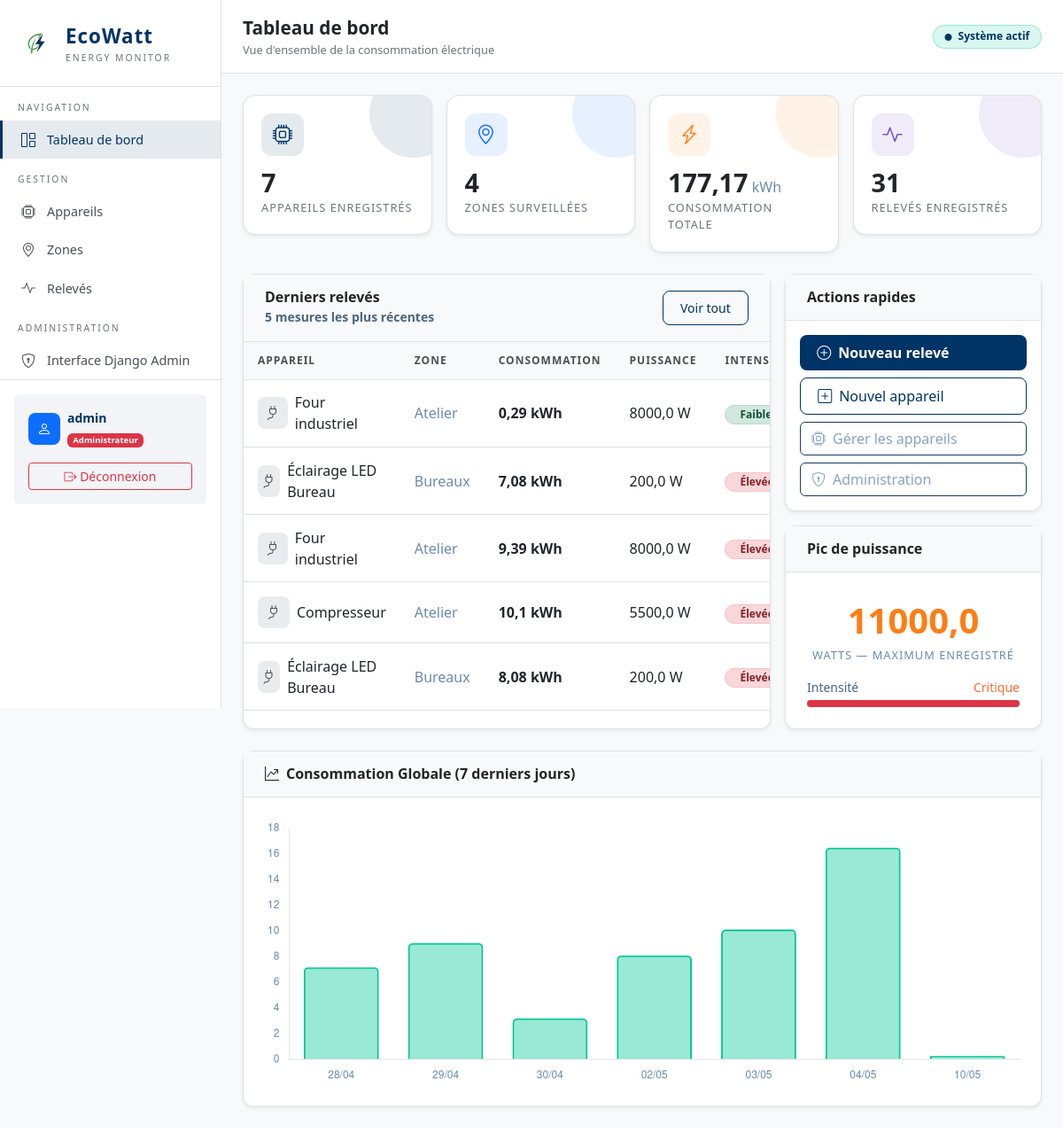
The page / (signed in) on the database its author committed.
### releves/models.py (models this page shows, shortened)
class Releve(models.Model):
    appareil = models.ForeignKey(Appareil, on_delete=models.CASCADE, related_name='releves')
    valeur_kwh = models.FloatField(help_text="Consommation en kWh")
    puissance_instantanee = models.FloatField(help_text="Puissance en Watts au moment du relevé", default=0)
    date_heure_releve = models.DateTimeField(default=timezone.now)
    @property
    def intensite_badge(self):
        if self.valeur_kwh < 1:
            return 'success'
        elif self.valeur_kwh < 5:
            return 'warning'
        else:
            return 'danger'
    class Meta:
        verbose_name = "Relevé"
        verbose_name_plural = "Relevés"
        ordering = ['-date_heure_releve']

### appareils/models.py (models this page shows, shortened)
class Appareil(models.Model):
    TYPE_ALIMENTATION_CHOICES = [
        ('monophase', 'Monophasé'),
        ('triphase', 'Triphasé'),
        ('solaire', 'Solaire'),
        ('batterie', 'Batterie'),
    ]
    nom = models.CharField(max_length=200)
    zone = models.ForeignKey(Zone, on_delete=models.CASCADE, related_name='appareils')
    type_alimentation = models.CharField(
        max_length=50,
        choices=TYPE_ALIMENTATION_CHOICES,
        default='monophase'
    )
    puissance_nominale = models.FloatField(help_text="Puissance nominale en Watts")
    date_installation = models.DateField(null=True, blank=True)
    class Meta:
        verbose_name = "Appareil"
        verbose_name_plural = "Appareils"

class Zone(models.Model):
    nom_zone = models.CharField(max_length=100)
    limite_puissance = models.FloatField(help_text="Limite de puissance en Watts")
    class Meta:
        verbose_name = "Zone"
        verbose_name_plural = "Zones"

### ecowatt/views.py (the view)
# urls.py: path('', views.home, name='home'),
@login_required
def home(request):
    total_appareils = Appareil.objects.count()
    total_zones = Zone.objects.count()
    total_releves = Releve.objects.count()
    derniers_releves = Releve.objects.select_related('appareil__zone').order_by('-date_heure_releve')[:5]
    from django.db.models import Sum, Max
    consommation_totale = Releve.objects.aggregate(Sum('valeur_kwh'))['valeur_kwh__sum'] or 0
    from collections import defaultdict
    from django.utils import timezone
    daily_totals = defaultdict(float)
    for r in Releve.objects.all():
        if r.date_heure_releve:
            dt = r.date_heure_releve
            if timezone.is_aware(dt):
                dt = timezone.localtime(dt)
            daily_totals[dt.date()] += r.valeur_kwh
    sorted_dates = sorted(daily_totals.keys())[-7:]
    chart_labels = [d.strftime('%d/%m') for d in sorted_dates]
    chart_values = [round(daily_totals[d], 2) for d in sorted_dates]
    puissance_max = Releve.objects.aggregate(Max('puissance_instantanee'))['puissance_instantanee__max'] or 0
    context = {
        'total_appareils': total_appareils,
        'total_zones': total_zones,
        'total_releves': total_releves,
        'derniers_releves': derniers_releves,
        'consommation_totale': round(consommation_totale, 2),
        'puissance_max': round(puissance_max, 1),
        'chart_labels': chart_labels,
        'chart_values': chart_values,
    }
    return render(request, 'home.html', context)

### templates/home.html (shortened to what this page needs)
{% extends 'base.html' %}
{% block page_title %}Tableau de bord{% endblock %}
{% block page_subtitle %}Vue d'ensemble de la consommation électrique{% endblock %}
{% block content %}
<div class="row g-3 mb-4">
    <div class="col-sm-6 col-xl-3">
        <div class="stat-card green">
            <div class="stat-icon green"><i class="bi bi-cpu"></i></div>
            <div class="stat-value">{{ total_appareils }}</div>
            <div class="stat-label">Appareils enregistrés</div>
        </div>
    </div>
    <div class="col-sm-6 col-xl-3">
        <div class="stat-card blue">
            <div class="stat-icon blue"><i class="bi bi-geo-alt"></i></div>
            <div class="stat-value">{{ total_zones }}</div>
            <div class="stat-label">Zones surveillées</div>
        </div>
    </div>
    <div class="col-sm-6 col-xl-3">
        <div class="stat-card orange">
            <div class="stat-icon orange"><i class="bi bi-lightning-charge"></i></div>
            <div class="stat-value">{{ consommation_totale }}<span style="font-size:1rem;font-weight:400;color:#6c8aad"> kWh</span></div>
            <div class="stat-label">Consommation totale</div>
        </div>
    </div>
    <div class="col-sm-6 col-xl-3">
        <div class="stat-card purple">
            <div class="stat-icon purple"><i class="bi bi-activity"></i></div>
            <div class="stat-value">{{ total_releves }}</div>
            <div class="stat-label">Relevés enregistrés</div>
        </div>
    </div>
</div>
<div class="row g-3">
    <div class="col-lg-8">
        <div class="card h-100">
            <div class="card-header d-flex justify-content-between align-items-center px-4 py-3">
                <div>
                    <h6 class="mb-0 fw-semibold">Derniers relevés</h6>
                    <small style="color:#4a6580">5 mesures les plus récentes</small>
                </div>
                <a href="{% url 'liste_releves' %}" class="btn btn-sm btn-outline-eco">Voir tout</a>
            </div>
            <div class="card-body p-0">
                {% if derniers_releves %}
                <div class="table-responsive">
                    <table class="table mb-0">
                        <thead>
                            <tr>
                                <th>Appareil</th>
                                <th>Zone</th>
                                <th>Consommation</th>
                                <th>Puissance</th>
                                <th>Intensité</th>
                            </tr>
                        </thead>
                        <tbody>
                            {% for releve in derniers_releves %}
                            <tr>
                                <td>
                                    <div class="d-flex align-items-center gap-2">
                                        <div class="device-avatar"><i class="bi bi-plug"></i></div>
                                        <span>{{ releve.appareil.nom }}</span>
                                    </div>
                                </td>
                                <td><span style="color:#6c8aad">{{ releve.appareil.zone.nom_zone }}</span></td>
                                <td><strong>{{ releve.valeur_kwh }} kWh</strong></td>
                                <td>{{ releve.puissance_instantanee }} W</td>
                                <td>
                                    <span class="badge badge-intensite-{{ releve.intensite_badge }} rounded-pill px-3 py-1">
                                        {% if releve.intensite_badge == 'success' %}Faible
                                        {% elif releve.intensite_badge == 'warning' %}Modérée
                                        {% else %}Élevée{% endif %}
                                    </span>
                                </td>
                            </tr>
                            {% endfor %}
                        </tbody>
                    </table>
                </div>
                {% else %}
                <div class="text-center py-5">
                    <i class="bi bi-activity" style="font-size:3rem;color:#1e3a5f;"></i>
                    <p class="mt-3" style="color:#4a6580;">Aucun relevé enregistré</p>
                    <a href="{% url 'ajouter_releve' %}" class="btn btn-eco mt-2">+ Ajouter un relevé</a>
                </div>
                {% endif %}
            </div>
        </div>
    </div>
    <div class="col-lg-4">
        {% if user.is_staff %}
        <div class="card mb-3">
            <div class="card-header px-4 py-3">
                <h6 class="mb-0 fw-semibold">Actions rapides</h6>
            </div>
            <div class="card-body d-flex flex-column gap-2 p-3">
                <a href="{% url 'ajouter_releve' %}" class="btn btn-eco d-flex align-items-center gap-2">
                    <i class="bi bi-plus-circle"></i> Nouveau relevé
                </a>
                <a href="{% url 'ajouter_appareil' %}" class="btn btn-outline-eco d-flex align-items-center gap-2">
                    <i class="bi bi-plus-square"></i> Nouvel appareil
                </a>
                <a href="{% url 'liste_appareils' %}" class="btn btn-outline-secondary d-flex align-items-center gap-2" style="color:#8aa3bf;border-color:#1e3a5f;">
                    <i class="bi bi-cpu"></i> Gérer les appareils
                </a>
                <a href="/admin/" class="btn btn-outline-secondary d-flex align-items-center gap-2" style="color:#8aa3bf;border-color:#1e3a5f;">
                    <i class="bi bi-shield-lock"></i> Administration
                </a>
            </div>
        </div>
        {% endif %}
        <div class="card">
            <div class="card-header px-4 py-3">
                <h6 class="mb-0 fw-semibold">Pic de puissance</h6>
            </div>
            <div class="card-body p-4 text-center">
                <div style="font-size:2.5rem;font-weight:800;color:var(--eco-orange)">{{ puissance_max }}</div>
                <div style="color:#6c8aad;font-size:0.8rem;text-transform:uppercase;letter-spacing:1px">Watts — maximum enregistré</div>
                <div class="mt-3">
                    <div class="d-flex justify-content-between mb-1">
                        <small style="color:#4a6580">Intensité</small>
                        <small style="color:#ff6b35">{% if puissance_max > 5000 %}Critique{% elif puissance_max > 2000 %}Élevée{% else %}Normale{% endif %}</small>
                    </div>
                    <div class="progress">
                        <div class="progress-bar {% if puissance_max > 5000 %}bg-danger{% elif puissance_max > 2000 %}bg-warning{% else %}bg-success{% endif %}"
                             style="width: {% if puissance_max > 0 %}{% widthratio puissance_max 10000 100 %}{% else %}0{% endif %}%"></div>
                    </div>
                </div>
            </div>
        </div>
    </div>
</div>
<div class="card mt-4">
    <div class="card-header px-4 py-3">
        <h6 class="mb-0 fw-semibold"><i class="bi bi-graph-up-arrow me-2"></i>Consommation Globale (7 derniers jours)</h6>
    </div>
    <div class="card-body p-4">
        <div style="height: 300px; position: relative;">
            <canvas id="globalConsumptionChart"></canvas>
        </div>
    </div>
</div>
{% endblock %}
{% block extra_js %}
<script>
    const labels = {{ chart_labels|safe }};
    const values = {{ chart_values|safe }};
    const canvas = document.getElementById('globalConsumptionChart');
    if (canvas) {
        const ctx = canvas.getContext('2d');
        new Chart(ctx, {
            type: 'bar',
            data: {
                labels: labels,
                datasets: [{
                    label: 'Consommation (kWh)',
                    data: values,
                    backgroundColor: 'rgba(0, 200, 150, 0.4)',
                    borderColor: '#00c896',
                    borderWidth: 2,
                    borderRadius: 5
                }]
            },
            options: {
                responsive: true,
                maintainAspectRatio: false,
                plugins: {
                    legend: { display: false }
                },
                scales: {
                    y: {
                        beginAtZero: true,
                        grid: { color: 'rgba(255, 255, 255, 0.05)' },
                        ticks: { color: '#6c8aad' }
                    },
                    x: {
                        grid: { display: false },
                        ticks: { color: '#6c8aad' }
                    }
                }
            }
        });
    }
</script>
{% endblock %}

### templates/base.html (shortened to what this page needs)
{% load static %}
<!DOCTYPE html>
<html lang="fr">
<head>
    <link href="https://cdn.jsdelivr.net/npm/bootstrap@5.3.0/dist/css/bootstrap.min.css" rel="stylesheet">
    <link href="https://cdn.jsdelivr.net/npm/bootstrap-icons@1.11.0/font/bootstrap-icons.css" rel="stylesheet">
</head>
<body class="{% if user.is_staff %}role-admin{% endif %}">
<nav class="sidebar">
    <a href="/" class="sidebar-brand text-decoration-none">
        <img src="{% static 'images/logo.png' %}" alt="EcoWatt Logo" class="brand-logo">
        <div>
            <div class="brand-name">EcoWatt</div>
            <div class="brand-sub">Energy Monitor</div>
        </div>
    </a>
    <div class="nav-section-title">Navigation</div>
    <ul class="nav flex-column">
        <li class="nav-item">
            <a href="{% url 'home' %}" class="nav-link {% if request.resolver_match.url_name == 'home' %}active{% endif %}">
                <i class="bi bi-grid-1x2"></i> Tableau de bord
            </a>
        </li>
    </ul>
    <div class="nav-section-title">Gestion</div>
    <ul class="nav flex-column">
        <li class="nav-item">
            <a href="{% url 'liste_appareils' %}" class="nav-link {% if 'appareils' in request.path and 'zones' not in request.path %}active{% endif %}">
                <i class="bi bi-cpu"></i> Appareils
            </a>
        </li>
        <li class="nav-item">
            <a href="{% url 'liste_zones' %}" class="nav-link {% if 'zones' in request.path %}active{% endif %}">
                <i class="bi bi-geo-alt"></i> Zones
            </a>
        </li>
        <li class="nav-item">
            <a href="{% url 'liste_releves' %}" class="nav-link {% if 'releves' in request.path %}active{% endif %}">
                <i class="bi bi-activity"></i> Relevés
            </a>
        </li>
    </ul>
    {% if user.is_staff %}
    <div class="nav-section-title">Administration</div>
    <ul class="nav flex-column">
        <li class="nav-item">
            <a href="/admin/" class="nav-link">
                <i class="bi bi-shield-lock"></i> Interface Django Admin
            </a>
        </li>
    </ul>
    {% endif %}
    <div class="mt-auto p-3" style="border-top: 1px solid var(--eco-border);">
        <div class="p-3 rounded" style="background: rgba(0,51,102,0.05);">
            <div class="d-flex align-items-center gap-2 mb-2">
                <div class="device-avatar bg-primary text-white">
                    <i class="bi bi-person"></i>
                </div>
                <div>
                    <div class="small fw-bold" style="color: var(--eco-green);">{{ user.username }}</div>
                    <div class="badge {% if user.is_staff %}bg-danger{% else %}bg-info{% endif %}" style="font-size: 0.6rem;">
                        {% if user.is_staff %}Administrateur{% else %}Consultant{% endif %}
                    </div>
                </div>
            </div>
            <a href="{% url 'logout' %}" class="btn btn-sm btn-outline-danger w-100 mt-2">
                <i class="bi bi-box-arrow-right"></i> Déconnexion
            </a>
        </div>
    </div>
</nav>
<div class="main-content">
    <div class="topbar d-flex justify-content-between align-items-center">
        <div>
            <div class="page-title">{% block page_title %}EcoWatt{% endblock %}</div>
            <div class="page-subtitle">{% block page_subtitle %}Système de suivi de consommation électrique{% endblock %}</div>
        </div>
        <div class="d-flex align-items-center gap-3">
            <span class="badge" style="background:rgba(0,200,150,0.15);color:var(--eco-green);border:1px solid rgba(0,200,150,0.3);padding:0.4rem 0.8rem;border-radius:20px;font-size:0.75rem;">
                <i class="bi bi-circle-fill me-1" style="font-size:0.5rem;"></i> Système actif
            </span>
        </div>
    </div>
    <div class="page-content">
        {% block content %}{% endblock %}
    </div>
</div>
    {% block extra_js %}{% endblock %}
</body>
</html>

### rows shown on the page
Releve: appareil.nom "Four industriel", appareil.zone.nom_zone "Atelier", valeur_kwh "0,29", puissance_instantanee "8000,0", shows "Faible"
Releve: appareil.nom "Éclairage LED Bureau", appareil.zone.nom_zone "Bureaux", valeur_kwh "7,08", puissance_instantanee "200,0", shows "Élevée"
Releve: appareil.nom "Four industriel", appareil.zone.nom_zone "Atelier", valeur_kwh "9,39", puissance_instantanee "8000,0", shows "Élevée"
Releve: appareil.nom "Compresseur", appareil.zone.nom_zone "Atelier", valeur_kwh "10,1", puissance_instantanee "5500,0", shows "Élevée"
Releve: appareil.nom "Éclairage LED Bureau", appareil.zone.nom_zone "Bureaux", valeur_kwh "8,08", puissance_instantanee "200,0", shows "Élevée"

### other values the page prints
{{ user.username }} "admin"
{{ total_appareils }} "7"
{{ total_zones }} "4"
{{ consommation_totale }} "177,17"
{{ total_releves }} "31"
{{ puissance_max }} "11000,0"
chart data {{ chart_labels|safe }} ['28/04', '29/04', '30/04', '02/05', '03/05', '04/05', '10/05']
chart data {{ chart_values|safe }} [7.17, 9.04, 3.19, 8.08, 10.1, 16.47, 0.29]
